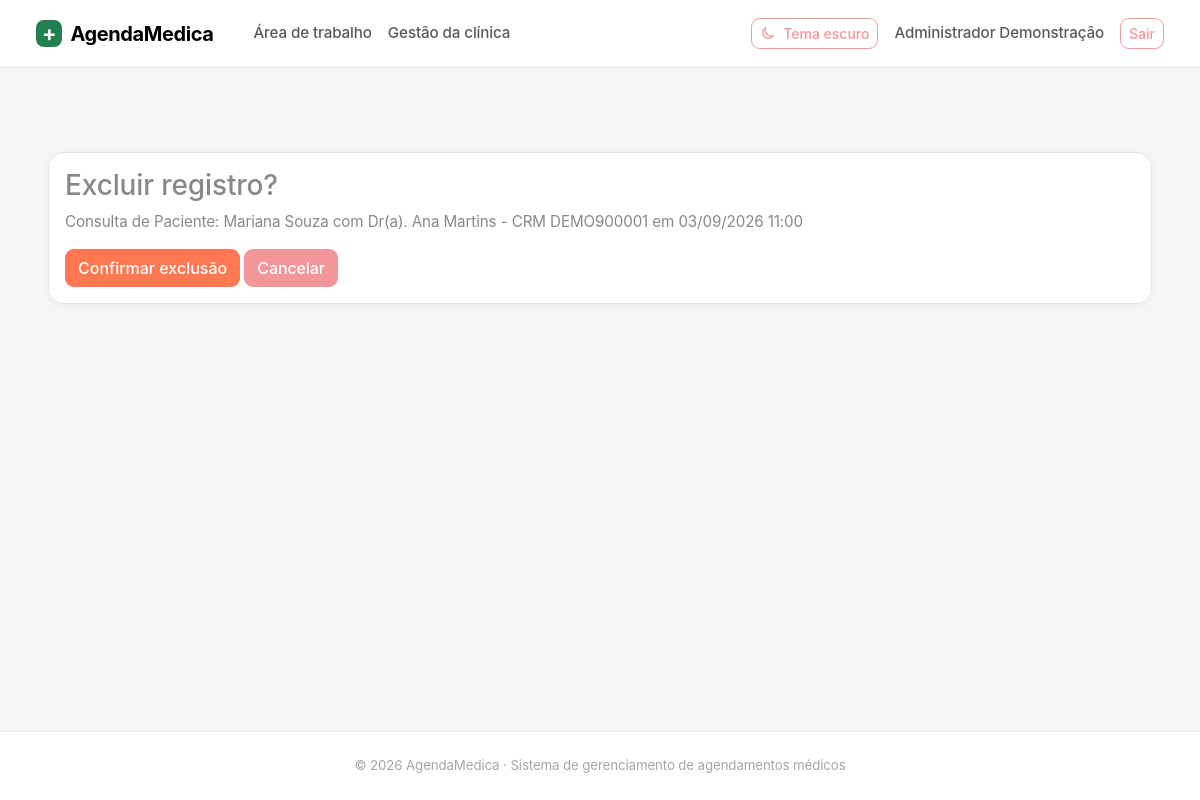
The app's page /gestao/consultas/1/excluir/ (signed in) with its own data.
### usuarios/models.py (models this page shows, shortened)
class Usuario(AbstractUser):
    class TipoUsuario(models.TextChoices):
        PACIENTE = "PACIENTE", "Paciente"
        MEDICO = "MEDICO", "Médico"
        FUNCIONARIO = "FUNCIONARIO", "Funcionário administrativo"
        ADMINISTRADOR = "ADMINISTRADOR", "Administrador do sistema"
    cpf = models.CharField(max_length=11, unique=True, verbose_name="CPF")
    nome = models.CharField(max_length=70, verbose_name="Nome")
    endereco = models.CharField(max_length=100, verbose_name="Endereço")
    telefone = models.CharField(max_length=20, verbose_name="Telefone")
    data_nascimento = models.DateField(verbose_name="Data de nascimento")
    tipo_usuario = models.CharField(
        max_length=20,
        choices=TipoUsuario.choices,
        verbose_name="Tipo de usuário",
    )
    objects = UsuarioManager()
    REQUIRED_FIELDS = [
        "email",
        "cpf",
        "nome",
        "endereco",
        "telefone",
        "data_nascimento",
    ]

class Paciente(models.Model):
    usuario = models.OneToOneField(
        "usuarios.Usuario",
        on_delete=models.CASCADE,
        related_name="perfil_paciente",
    )
    plano_medico = models.CharField(max_length=100, blank=True)
    def __str__(self):
        return f"Paciente: {self.usuario.nome}"

class Medico(models.Model):
    usuario = models.OneToOneField(
        "usuarios.Usuario",
        on_delete=models.CASCADE,
        related_name="perfil_medico",
    )
    crm = models.CharField(max_length=12, unique=True)
    rqe = models.CharField(max_length=12, blank=True)
    especialidade = models.ForeignKey(
        "agenda.Especialidade",
        on_delete=models.PROTECT,
        related_name="medicos",
    )
    def __str__(self):
        return f"Dr(a). {self.usuario.nome} - CRM {self.crm}"

### atendimento/models.py (models this page shows, shortened)
class Consulta(models.Model):
    class Status(models.TextChoices):
        AGENDADA = "AGENDADA", "Agendada"
        CONFIRMADA = "CONFIRMADA", "Confirmada"
        COMPLETA = "COMPLETA", "Completa"
        CANCELADA = "CANCELADA", "Cancelada"
        NAO_COMPARECEU = "NAO_COMPARECEU", "Não compareceu"
    medico = models.ForeignKey(
        "usuarios.Medico",
        on_delete=models.PROTECT,
        related_name="consultas",
    )
    paciente = models.ForeignKey(
        "usuarios.Paciente",
        on_delete=models.PROTECT,
        related_name="consultas",
    )
    data_hora = models.DateTimeField(verbose_name="Data e horário")
    status = models.CharField(
        max_length=20,
        choices=Status.choices,
        default=Status.AGENDADA,
    )
    class Meta:
        ordering = ["data_hora"]
        constraints = [
            models.UniqueConstraint(
                fields=["medico", "data_hora"],
                name="consulta_medico_horario_unico",
            ),
        ]
    def __str__(self):
        return (
            f"Consulta de {self.paciente} com {self.medico} "
            f"em {self.data_hora:%d/%m/%Y %H:%M}"
        )

### usuarios/portal_views.py (the view)
# urls.py: path('gestao/consultas/<int:pk>/excluir/', v.consulta_excluir, name='gestao_consulta_excluir'),
@allowed(*ADMIN)
def consulta_excluir(request,pk):
    obj=get_object_or_404(Consulta,pk=pk)
    if request.method=="POST": obj.delete(); messages.success(request,"Consulta excluída."); return redirect("portal_consultas")
    return render(request,"portal/excluir.html",{"objeto":obj,"voltar":reverse("portal_consultas")})

### usuarios/portal_views.py (called while the page is built)
def allowed(*roles):
    def deco(fn):
        @wraps(fn)
        @login_required
        def wrapped(request, *args, **kwargs):
            if request.user.tipo_usuario not in roles:
                messages.error(request, "Você não tem permissão para acessar esta tela.")
                return redirect("inicio")
            return fn(request, *args, **kwargs)
        return wrapped
    return deco

### templates/portal/excluir.html
{% extends "base.html" %}{% block content %}<div class="container py-5"><div class="card"><div class="card-body"><h3>Excluir registro?</h3><p>{{ objeto }}</p><form method="post">{% csrf_token %}<button class="btn btn-danger">Confirmar exclusão</button> <a href="{{ voltar }}" class="btn btn-secondary">Cancelar</a></form></div></div></div>{% endblock %}

### templates/base.html (shortened to what this page needs)
{% load static %}
<!doctype html>
<html lang="pt-br" data-bs-theme="light">
<head>
    <link href="{% static 'vendor/bootstrap/bootstrap.min.css' %}" rel="stylesheet">
    <link href="{% static 'css/themes/light.css' %}" rel="stylesheet">
    <link href="{% static 'css/themes/dark.css' %}" rel="stylesheet">
    <link href="{% static 'css/themes/custom.css' %}" rel="stylesheet">
    <link href="{% static 'css/site.css' %}" rel="stylesheet">
</head>
<body class="d-flex flex-column min-vh-100">
    <nav class="navbar navbar-expand-lg border-bottom bg-body sticky-top">
        <div class="container-fluid app-container">
            <a class="navbar-brand fw-bold" href="{% if user.is_authenticated %}{% url 'portal_home' %}{% else %}{% url 'login' %}{% endif %}"><span class="brand-mark me-2" aria-hidden="true">+</span>AgendaMedica</a>
            <div class="collapse navbar-collapse" id="navbarPrincipal">
                {% if user.is_authenticated %}<ul class="navbar-nav me-auto"><li class="nav-item"><a class="nav-link" href="{% url 'portal_home' %}">Área de trabalho</a></li>{% if user.tipo_usuario == 'ADMINISTRADOR' or user.tipo_usuario == 'FUNCIONARIO' %}<li class="nav-item"><a class="nav-link" href="{% url 'gestao_inicio' %}">Gestão da clínica</a></li>{% endif %}</ul>{% endif %}
                <ul class="navbar-nav ms-auto align-items-lg-center gap-lg-2">
                    <li class="nav-item"><button class="btn btn-outline-secondary btn-sm theme-toggle" id="alternarTema" type="button" aria-label="Alternar tema"><svg id="iconeTema" class="icon" viewBox="0 0 24 24" aria-hidden="true"><path d="M20.2 15.3A8.5 8.5 0 0 1 8.7 3.8 8.5 8.5 0 1 0 20.2 15.3Z"/></svg><span id="textoTema">Tema escuro</span></button></li>
                    {% if user.is_authenticated %}<li class="nav-item"><a class="nav-link" href="{% url 'meu_perfil' %}">{{ user.nome|default:user.username }}</a></li><li class="nav-item"><form method="post" action="{% url 'logout' %}">{% csrf_token %}<button class="btn btn-outline-secondary btn-sm" type="submit">Sair</button></form></li>{% else %}<li class="nav-item"><a class="nav-link" href="{% url 'login' %}">Entrar</a></li><li class="nav-item"><a class="btn btn-success btn-sm" href="{% url 'cadastro' %}">Criar conta</a></li>{% endif %}
                </ul>
            </div>
        </div>
    </nav>
    <main class="container-fluid app-container flex-grow-1 py-4 py-lg-5">
        {% block content %}{% endblock %}
    </main>
    <footer class="border-top py-4 mt-auto">
        <div class="container-fluid app-container text-center text-body-secondary small">
            &copy; 2026 AgendaMedica · Sistema de gerenciamento de agendamentos médicos
        </div>
    </footer>
</body>
</html>

### static/css/themes/light.css (style rules this page uses)
:root, [data-bs-theme="light"] { --am-bg-page: #f5f7f5; --am-bg-surface: #ffffff; --am-text-primary: #1f2d25; --am-text-muted: #65736a; --am-brand-primary: #21804f; --am-brand-accent: #e8f4ec; --am-border-color: #e1e8e2; --am-card-shadow: 0 2px 8px rgba(27, 55, 37, 0.045); --bs-primary: #21804f; --bs-primary-rgb: 33, 128, 79; --bs-success: #21804f; --bs-success-rgb: 33, 128, 79; --bs-link-color: #1c7145; --bs-link-color-rgb: 28, 113, 69; --bs-link-hover-color: #155938; }

### static/css/themes/custom.css (style rules this page uses)
body { background-color: var(--am-bg-page); color: var(--am-text-primary); transition: background-color 0.2s ease, color 0.2s ease; }
.card, .navbar, footer { background-color: var(--am-bg-surface) !important; border-color: var(--am-border-color) !important; }
.card { box-shadow: var(--am-card-shadow); }

### static/css/site.css (style rules this page uses)
:root { --brand-color: #21804f; --brand-soft: #e8f4ec; --surface-soft: #f4f8f5; }
body { background: var(--am-bg-page); color: var(--am-text-primary); font-size: .95rem; }
.brand-mark { display: inline-grid; place-items: center; width: 1.65rem; height: 1.65rem; border-radius: .5rem; color: white; background: var(--brand-color); font-size: 1.35rem; line-height: 1; }
.navbar { min-height: 4rem; }
.navbar-brand { letter-spacing: -.02em; }
.card { border-color: var(--am-border-color); border-radius: .8rem; box-shadow: var(--am-card-shadow); }
.btn { border-radius: .55rem; font-weight: 500; }
footer { background: var(--am-bg-surface); border-color: var(--am-border-color) !important; }
.icon { display: inline-block; width: 1rem; height: 1rem; flex: 0 0 auto; fill: none; stroke: currentColor; stroke-width: 1.8; stroke-linecap: round; stroke-linejoin: round; vertical-align: -.16em; }
.theme-toggle { display: inline-flex; align-items: center; gap: .45rem; }
body { font-family: Inter, ui-sans-serif, system-ui, -apple-system, BlinkMacSystemFont, "Segoe UI", sans-serif; letter-spacing: -.008em; }
a { text-underline-offset: .18em; }
button, a, input, select, textarea { transition: color .15s ease, background-color .15s ease, border-color .15s ease, box-shadow .15s ease; }
a { text-decoration: none; }
.navbar .nav-link { font-weight: 500; }
.app-container { width: min(100%, 2400px); max-width: none; padding-inline: clamp(1rem, 3vw, 3.5rem); }
.navbar { min-height: 4.25rem; }
.navbar .container-fluid { gap: 1rem; }
.navbar .nav-link { padding-inline: .7rem; }
main.app-container { padding-top: clamp(1.5rem, 3vw, 3rem) !important; padding-bottom: clamp(1.75rem, 3vw, 3.25rem) !important; }
footer { padding-block: 1.15rem !important; }
.card { border-radius: .95rem; transition: border-color .18s ease, box-shadow .18s ease, transform .18s ease; }

### records on screen
Usuario: nome "Administrador Demonstração"
Consulta: paciente+medico+data_hora "Consulta de Paciente: Mariana Souza com Dr(a). Ana Martins - CRM DEMO900001 em 03/09/2026 11:00"
